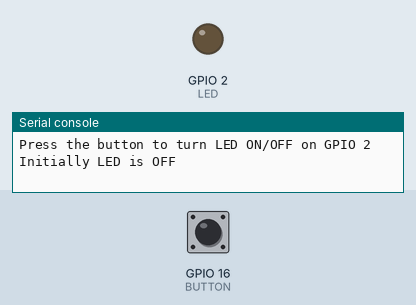
Simulated run of this program. Board: ESP32 board running MicroPython. Parts: output pins drawn as LEDs (lit = HIGH), the last lines printed to the serial console. Dashed ring = blinking. The inputs (shaded band) are chosen by the test bench; at power-on: GPIO 16 (BUTTON) HIGH.

Above: at 1.2 s.
1.3 s: GPIO 16 (BUTTON) pulled LOW for 3.2 s
At 4.7 s:
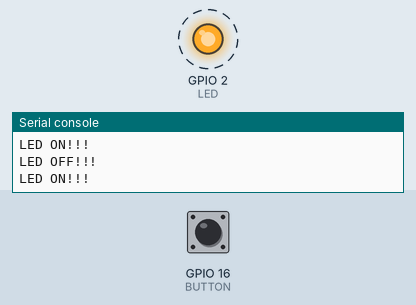
6.0 s: GPIO 16 (BUTTON) pulled LOW for 0.15 s
At 7.2 s:
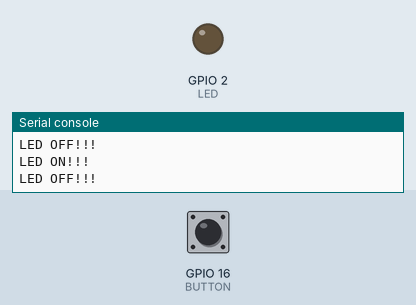
Timing chart, 0 to 9.0 s (numbered marks = the images above; inputs shaded):
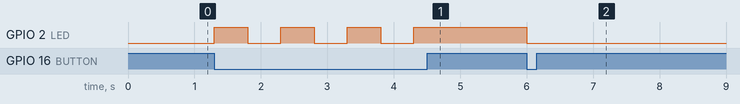

Measured:
- after the input at 1.3 s, GPIO 2 (LED): alternates HIGH for 0.50 s and LOW for 0.50 s, 7 changes in all, then stays HIGH, starting at once
- after the input at 6.0 s, GPIO 2 (LED): HIGH → LOW at once

The program:

button_interface.py
```python
# (licence header left out)
from machine import Pin
from time import sleep

# Variable to store the LED status
LED_STATUS = 0  # 0 ==> LED OFF, 1 ==> LED ON

# LED configuration
LED = Pin(2, Pin.OUT)
print(LED)

# BUTTON configuration
BUTTON = Pin(16, Pin.IN, Pin.PULL_UP)
print(BUTTON)

# Press the button on GPIO 25
print("Press the button to turn LED ON/OFF on GPIO 2")

# Initially keeping the LED OFF
print("Initially LED is OFF\n")
LED.value(0)

while True:
  # Checking for the LED Status and button status ==> LED will be turn ON
  if LED_STATUS == 0 and BUTTON.value() == 0:
    print("LED ON!!!")
    LED.value(1)
    LED_STATUS = 1 # LED is in ON state
    sleep(0.5)

  # Checking for the LED Status and button status ==> LED will be turn OFF
  if LED_STATUS == 1 and BUTTON.value() == 0:
    print("LED OFF!!!")
    LED.value(0)
    LED_STATUS = 0 # LED is in OFF status
    sleep(0.5)

exit(0)

# End of script
```
